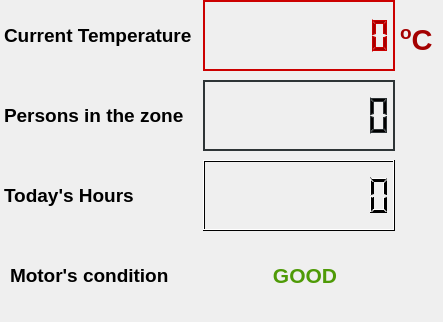
<?xml version="1.0" encoding="UTF-8"?>
<ui version="4.0">
 <class>Dialog</class>
 <widget class="QDialog" name="Dialog">
  <property name="geometry">
   <rect>
    <x>0</x>
    <y>0</y>
    <width>443</width>
    <height>322</height>
   </rect>
  </property>
  <property name="windowTitle">
   <string>Dialog</string>
  </property>
  <widget class="QLabel" name="label">
   <property name="geometry">
    <rect>
     <x>400</x>
     <y>10</y>
     <width>41</width>
     <height>61</height>
    </rect>
   </property>
   <property name="text">
    <string>&lt;html&gt;&lt;head/&gt;&lt;body&gt;&lt;p&gt;&lt;span style=&quot; font-size:22pt; font-weight:600; color:#a40000; vertical-align:super;&quot;&gt;o&lt;/span&gt;&lt;span style=&quot; font-size:22pt; font-weight:600; color:#a40000;&quot;&gt;C&lt;/span&gt;&lt;/p&gt;&lt;/body&gt;&lt;/html&gt;</string>
   </property>
  </widget>
  <widget class="QWidget" name="layoutWidget">
   <property name="geometry">
    <rect>
     <x>4</x>
     <y>0</y>
     <width>391</width>
     <height>71</height>
    </rect>
   </property>
   <layout class="QHBoxLayout" name="horizontalLayout">
    <item>
     <widget class="QLabel" name="tempLabel">
      <property name="text">
       <string>&lt;html&gt;&lt;head/&gt;&lt;body&gt;&lt;p&gt;&lt;span style=&quot; font-size:14pt; font-weight:600; color:#000000;&quot;&gt;Current Temperature&lt;/span&gt;&lt;/p&gt;&lt;/body&gt;&lt;/html&gt;</string>
      </property>
     </widget>
    </item>
    <item>
     <widget class="QLCDNumber" name="lcdNumberTemp">
      <property name="palette">
       <palette>
        <active>
         <colorrole role="WindowText">
          <brush brushstyle="SolidPattern">
           <color alpha="255">
            <red>164</red>
            <green>0</green>
            <blue>0</blue>
           </color>
          </brush>
         </colorrole>
         <colorrole role="Light">
          <brush brushstyle="SolidPattern">
           <color alpha="255">
            <red>204</red>
            <green>0</green>
            <blue>0</blue>
           </color>
          </brush>
         </colorrole>
         <colorrole role="Dark">
          <brush brushstyle="SolidPattern">
           <color alpha="255">
            <red>204</red>
            <green>0</green>
            <blue>0</blue>
           </color>
          </brush>
         </colorrole>
         <colorrole role="Text">
          <brush brushstyle="SolidPattern">
           <color alpha="255">
            <red>0</red>
            <green>0</green>
            <blue>0</blue>
           </color>
          </brush>
         </colorrole>
         <colorrole role="ButtonText">
          <brush brushstyle="SolidPattern">
           <color alpha="255">
            <red>0</red>
            <green>0</green>
            <blue>0</blue>
           </color>
          </brush>
         </colorrole>
         <colorrole role="PlaceholderText">
          <brush brushstyle="SolidPattern">
           <color alpha="128">
            <red>0</red>
            <green>0</green>
            <blue>0</blue>
           </color>
          </brush>
         </colorrole>
        </active>
        <inactive>
         <colorrole role="WindowText">
          <brush brushstyle="SolidPattern">
           <color alpha="255">
            <red>164</red>
            <green>0</green>
            <blue>0</blue>
           </color>
          </brush>
         </colorrole>
         <colorrole role="Light">
          <brush brushstyle="SolidPattern">
           <color alpha="255">
            <red>204</red>
            <green>0</green>
            <blue>0</blue>
           </color>
          </brush>
         </colorrole>
         <colorrole role="Dark">
          <brush brushstyle="SolidPattern">
           <color alpha="255">
            <red>204</red>
            <green>0</green>
            <blue>0</blue>
           </color>
          </brush>
         </colorrole>
         <colorrole role="Text">
          <brush brushstyle="SolidPattern">
           <color alpha="255">
            <red>0</red>
            <green>0</green>
            <blue>0</blue>
           </color>
          </brush>
         </colorrole>
         <colorrole role="ButtonText">
          <brush brushstyle="SolidPattern">
           <color alpha="255">
            <red>0</red>
            <green>0</green>
            <blue>0</blue>
           </color>
          </brush>
         </colorrole>
         <colorrole role="PlaceholderText">
          <brush brushstyle="SolidPattern">
           <color alpha="128">
            <red>0</red>
            <green>0</green>
            <blue>0</blue>
           </color>
          </brush>
         </colorrole>
        </inactive>
        <disabled>
         <colorrole role="WindowText">
          <brush brushstyle="SolidPattern">
           <color alpha="255">
            <red>204</red>
            <green>0</green>
            <blue>0</blue>
           </color>
          </brush>
         </colorrole>
         <colorrole role="Light">
          <brush brushstyle="SolidPattern">
           <color alpha="255">
            <red>204</red>
            <green>0</green>
            <blue>0</blue>
           </color>
          </brush>
         </colorrole>
         <colorrole role="Dark">
          <brush brushstyle="SolidPattern">
           <color alpha="255">
            <red>204</red>
            <green>0</green>
            <blue>0</blue>
           </color>
          </brush>
         </colorrole>
         <colorrole role="Text">
          <brush brushstyle="SolidPattern">
           <color alpha="255">
            <red>204</red>
            <green>0</green>
            <blue>0</blue>
           </color>
          </brush>
         </colorrole>
         <colorrole role="ButtonText">
          <brush brushstyle="SolidPattern">
           <color alpha="255">
            <red>204</red>
            <green>0</green>
            <blue>0</blue>
           </color>
          </brush>
         </colorrole>
         <colorrole role="PlaceholderText">
          <brush brushstyle="SolidPattern">
           <color alpha="128">
            <red>0</red>
            <green>0</green>
            <blue>0</blue>
           </color>
          </brush>
         </colorrole>
        </disabled>
       </palette>
      </property>
      <property name="contextMenuPolicy">
       <enum>Qt::DefaultContextMenu</enum>
      </property>
      <property name="digitCount">
       <number>10</number>
      </property>
      <property name="value" stdset="0">
       <double>0.000000000000000</double>
      </property>
     </widget>
    </item>
   </layout>
  </widget>
  <widget class="QWidget" name="layoutWidget_2">
   <property name="geometry">
    <rect>
     <x>4</x>
     <y>80</y>
     <width>391</width>
     <height>71</height>
    </rect>
   </property>
   <layout class="QHBoxLayout" name="horizontalLayout_3">
    <item>
     <widget class="QLabel" name="label_3">
      <property name="text">
       <string>&lt;html&gt;&lt;head/&gt;&lt;body&gt;&lt;p&gt;&lt;span style=&quot; font-size:14pt; font-weight:600;&quot;&gt;Persons in the zone&lt;/span&gt;&lt;/p&gt;&lt;/body&gt;&lt;/html&gt;</string>
      </property>
     </widget>
    </item>
    <item>
     <widget class="QLCDNumber" name="lcdNumberPersons">
      <property name="palette">
       <palette>
        <active>
         <colorrole role="WindowText">
          <brush brushstyle="SolidPattern">
           <color alpha="255">
            <red>0</red>
            <green>0</green>
            <blue>0</blue>
           </color>
          </brush>
         </colorrole>
         <colorrole role="Light">
          <brush brushstyle="SolidPattern">
           <color alpha="255">
            <red>46</red>
            <green>52</green>
            <blue>54</blue>
           </color>
          </brush>
         </colorrole>
         <colorrole role="Dark">
          <brush brushstyle="SolidPattern">
           <color alpha="255">
            <red>46</red>
            <green>52</green>
            <blue>54</blue>
           </color>
          </brush>
         </colorrole>
         <colorrole role="Text">
          <brush brushstyle="SolidPattern">
           <color alpha="255">
            <red>0</red>
            <green>0</green>
            <blue>0</blue>
           </color>
          </brush>
         </colorrole>
         <colorrole role="ButtonText">
          <brush brushstyle="SolidPattern">
           <color alpha="255">
            <red>0</red>
            <green>0</green>
            <blue>0</blue>
           </color>
          </brush>
         </colorrole>
         <colorrole role="PlaceholderText">
          <brush brushstyle="SolidPattern">
           <color alpha="128">
            <red>0</red>
            <green>0</green>
            <blue>0</blue>
           </color>
          </brush>
         </colorrole>
        </active>
        <inactive>
         <colorrole role="WindowText">
          <brush brushstyle="SolidPattern">
           <color alpha="255">
            <red>0</red>
            <green>0</green>
            <blue>0</blue>
           </color>
          </brush>
         </colorrole>
         <colorrole role="Light">
          <brush brushstyle="SolidPattern">
           <color alpha="255">
            <red>46</red>
            <green>52</green>
            <blue>54</blue>
           </color>
          </brush>
         </colorrole>
         <colorrole role="Dark">
          <brush brushstyle="SolidPattern">
           <color alpha="255">
            <red>46</red>
            <green>52</green>
            <blue>54</blue>
           </color>
          </brush>
         </colorrole>
         <colorrole role="Text">
          <brush brushstyle="SolidPattern">
           <color alpha="255">
            <red>0</red>
            <green>0</green>
            <blue>0</blue>
           </color>
          </brush>
         </colorrole>
         <colorrole role="ButtonText">
          <brush brushstyle="SolidPattern">
           <color alpha="255">
            <red>0</red>
            <green>0</green>
            <blue>0</blue>
           </color>
          </brush>
         </colorrole>
         <colorrole role="PlaceholderText">
          <brush brushstyle="SolidPattern">
           <color alpha="128">
            <red>0</red>
            <green>0</green>
            <blue>0</blue>
           </color>
          </brush>
         </colorrole>
        </inactive>
        <disabled>
         <colorrole role="WindowText">
          <brush brushstyle="SolidPattern">
           <color alpha="255">
            <red>46</red>
            <green>52</green>
            <blue>54</blue>
           </color>
          </brush>
         </colorrole>
         <colorrole role="Light">
          <brush brushstyle="SolidPattern">
           <color alpha="255">
            <red>46</red>
            <green>52</green>
            <blue>54</blue>
           </color>
          </brush>
         </colorrole>
         <colorrole role="Dark">
          <brush brushstyle="SolidPattern">
           <color alpha="255">
            <red>46</red>
            <green>52</green>
            <blue>54</blue>
           </color>
          </brush>
         </colorrole>
         <colorrole role="Text">
          <brush brushstyle="SolidPattern">
           <color alpha="255">
            <red>46</red>
            <green>52</green>
            <blue>54</blue>
           </color>
          </brush>
         </colorrole>
         <colorrole role="ButtonText">
          <brush brushstyle="SolidPattern">
           <color alpha="255">
            <red>46</red>
            <green>52</green>
            <blue>54</blue>
           </color>
          </brush>
         </colorrole>
         <colorrole role="PlaceholderText">
          <brush brushstyle="SolidPattern">
           <color alpha="128">
            <red>0</red>
            <green>0</green>
            <blue>0</blue>
           </color>
          </brush>
         </colorrole>
        </disabled>
       </palette>
      </property>
      <property name="digitCount">
       <number>9</number>
      </property>
     </widget>
    </item>
   </layout>
  </widget>
  <widget class="QWidget" name="layoutWidget_3">
   <property name="geometry">
    <rect>
     <x>4</x>
     <y>160</y>
     <width>391</width>
     <height>71</height>
    </rect>
   </property>
   <layout class="QHBoxLayout" name="horizontalLayout_4">
    <item>
     <widget class="QLabel" name="label_4">
      <property name="text">
       <string>&lt;html&gt;&lt;head/&gt;&lt;body&gt;&lt;p&gt;&lt;span style=&quot; font-size:14pt; font-weight:600;&quot;&gt;Today's Hours&lt;/span&gt;&lt;/p&gt;&lt;/body&gt;&lt;/html&gt;</string>
      </property>
     </widget>
    </item>
    <item>
     <widget class="QLCDNumber" name="lcdNumberHour">
      <property name="palette">
       <palette>
        <active>
         <colorrole role="WindowText">
          <brush brushstyle="SolidPattern">
           <color alpha="255">
            <red>0</red>
            <green>0</green>
            <blue>0</blue>
           </color>
          </brush>
         </colorrole>
         <colorrole role="Dark">
          <brush brushstyle="SolidPattern">
           <color alpha="255">
            <red>0</red>
            <green>0</green>
            <blue>0</blue>
           </color>
          </brush>
         </colorrole>
         <colorrole role="Text">
          <brush brushstyle="SolidPattern">
           <color alpha="255">
            <red>0</red>
            <green>0</green>
            <blue>0</blue>
           </color>
          </brush>
         </colorrole>
         <colorrole role="ButtonText">
          <brush brushstyle="SolidPattern">
           <color alpha="255">
            <red>0</red>
            <green>0</green>
            <blue>0</blue>
           </color>
          </brush>
         </colorrole>
         <colorrole role="PlaceholderText">
          <brush brushstyle="SolidPattern">
           <color alpha="128">
            <red>0</red>
            <green>0</green>
            <blue>0</blue>
           </color>
          </brush>
         </colorrole>
        </active>
        <inactive>
         <colorrole role="WindowText">
          <brush brushstyle="SolidPattern">
           <color alpha="255">
            <red>0</red>
            <green>0</green>
            <blue>0</blue>
           </color>
          </brush>
         </colorrole>
         <colorrole role="Dark">
          <brush brushstyle="SolidPattern">
           <color alpha="255">
            <red>0</red>
            <green>0</green>
            <blue>0</blue>
           </color>
          </brush>
         </colorrole>
         <colorrole role="Text">
          <brush brushstyle="SolidPattern">
           <color alpha="255">
            <red>0</red>
            <green>0</green>
            <blue>0</blue>
           </color>
          </brush>
         </colorrole>
         <colorrole role="ButtonText">
          <brush brushstyle="SolidPattern">
           <color alpha="255">
            <red>0</red>
            <green>0</green>
            <blue>0</blue>
           </color>
          </brush>
         </colorrole>
         <colorrole role="PlaceholderText">
          <brush brushstyle="SolidPattern">
           <color alpha="128">
            <red>0</red>
            <green>0</green>
            <blue>0</blue>
           </color>
          </brush>
         </colorrole>
        </inactive>
        <disabled>
         <colorrole role="WindowText">
          <brush brushstyle="SolidPattern">
           <color alpha="255">
            <red>0</red>
            <green>0</green>
            <blue>0</blue>
           </color>
          </brush>
         </colorrole>
         <colorrole role="Dark">
          <brush brushstyle="SolidPattern">
           <color alpha="255">
            <red>0</red>
            <green>0</green>
            <blue>0</blue>
           </color>
          </brush>
         </colorrole>
         <colorrole role="Text">
          <brush brushstyle="SolidPattern">
           <color alpha="255">
            <red>0</red>
            <green>0</green>
            <blue>0</blue>
           </color>
          </brush>
         </colorrole>
         <colorrole role="ButtonText">
          <brush brushstyle="SolidPattern">
           <color alpha="255">
            <red>0</red>
            <green>0</green>
            <blue>0</blue>
           </color>
          </brush>
         </colorrole>
         <colorrole role="PlaceholderText">
          <brush brushstyle="SolidPattern">
           <color alpha="128">
            <red>0</red>
            <green>0</green>
            <blue>0</blue>
           </color>
          </brush>
         </colorrole>
        </disabled>
       </palette>
      </property>
      <property name="digitCount">
       <number>9</number>
      </property>
     </widget>
    </item>
   </layout>
  </widget>
  <widget class="QWidget" name="">
   <property name="geometry">
    <rect>
     <x>10</x>
     <y>240</y>
     <width>391</width>
     <height>71</height>
    </rect>
   </property>
   <layout class="QHBoxLayout" name="horizontalLayout_2">
    <item>
     <widget class="QLabel" name="label_2">
      <property name="text">
       <string>&lt;html&gt;&lt;head/&gt;&lt;body&gt;&lt;p&gt;&lt;span style=&quot; font-size:14pt; font-weight:600;&quot;&gt; Motor's condition&lt;/span&gt;&lt;/p&gt;&lt;/body&gt;&lt;/html&gt;</string>
      </property>
     </widget>
    </item>
    <item>
     <widget class="QLabel" name="label_5">
      <property name="palette">
       <palette>
        <active>
         <colorrole role="Light">
          <brush brushstyle="SolidPattern">
           <color alpha="255">
            <red>255</red>
            <green>255</green>
            <blue>255</blue>
           </color>
          </brush>
         </colorrole>
        </active>
        <inactive>
         <colorrole role="Light">
          <brush brushstyle="SolidPattern">
           <color alpha="255">
            <red>255</red>
            <green>255</green>
            <blue>255</blue>
           </color>
          </brush>
         </colorrole>
        </inactive>
        <disabled>
         <colorrole role="Light">
          <brush brushstyle="SolidPattern">
           <color alpha="255">
            <red>255</red>
            <green>255</green>
            <blue>255</blue>
           </color>
          </brush>
         </colorrole>
        </disabled>
       </palette>
      </property>
      <property name="text">
       <string>&lt;html&gt;&lt;head/&gt;&lt;body&gt;&lt;p align=&quot;center&quot;&gt;&lt;span style=&quot; font-size:16pt; font-weight:600; color:#4e9a06;&quot;&gt;GOOD&lt;/span&gt;&lt;/p&gt;&lt;/body&gt;&lt;/html&gt;</string>
      </property>
     </widget>
    </item>
   </layout>
  </widget>
 </widget>
 <resources/>
 <connections/>
</ui>
